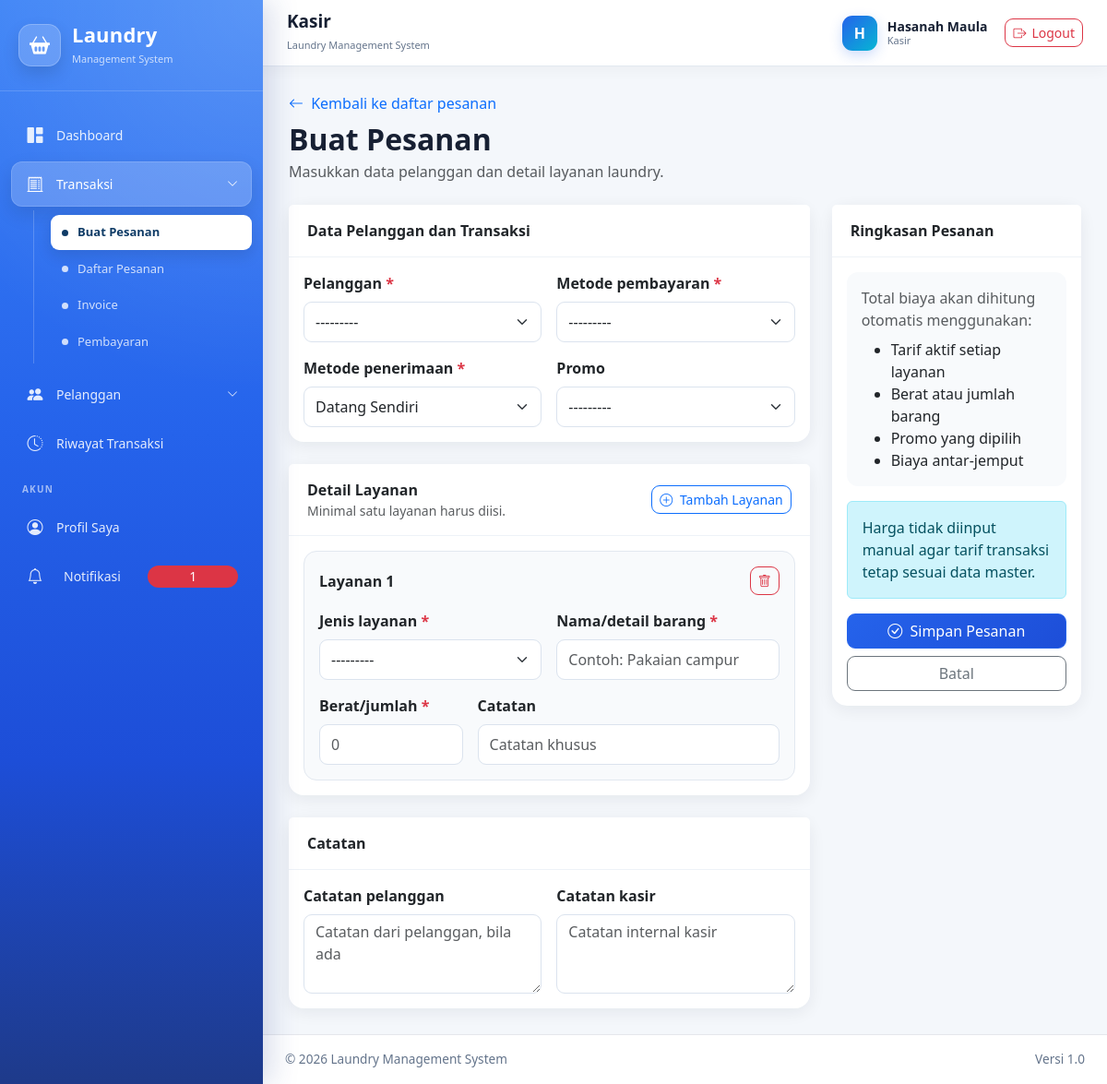
Screenshot of /kasir/pesanan/buat/ (signed in) with the database file from the repository.
### administrator/models.py (models this page shows, shortened)
class User(AbstractUser):
    class Role(models.TextChoices):
        ADMINISTRATOR = "administrator", "Administrator"
        KASIR = "kasir", "Kasir"
        PETUGAS_LAUNDRY = "petugaslaundry", "Petugas Laundry"
        PELANGGAN = "pelanggan", "Pelanggan"
    role = models.CharField(
        max_length=30,
        choices=Role.choices,
        default=Role.PELANGGAN,
        db_index=True,
        verbose_name="Hak akses",
    )
    nomor_hp = models.CharField(
        max_length=20,
        unique=True,
        verbose_name="Nomor HP",
    )
    alamat = models.TextField(
        blank=True,
        verbose_name="Alamat",
    )
    foto = models.ImageField(
        upload_to="pengguna/foto/",
        blank=True,
        null=True,
        verbose_name="Foto",
    )
    is_verified = models.BooleanField(
        default=True,
        db_index=True,
        verbose_name="Terverifikasi",
        help_text="Akun pelanggan langsung aktif setelah registrasi.",
    )
    verified_at = models.DateTimeField(
        blank=True,
        null=True,
        verbose_name="Waktu verifikasi",
    )
    verified_by = models.ForeignKey(
        "self",
        on_delete=models.SET_NULL,
        blank=True,
        null=True,
        related_name="pengguna_diverifikasi",
        verbose_name="Diverifikasi oleh",
    )
    email = models.EmailField(
        unique=True,
        verbose_name="Email",
    )
    class Meta:
        verbose_name = "Pengguna"
        verbose_name_plural = "Data Pengguna"
        ordering = ["username"]
    def __str__(self):
        return f"{self.get_full_name() or self.username} - {self.get_role_display()}"
    def verifikasi(self, administrator):
        """
        Memverifikasi akun pelanggan.
        """
        self.is_verified = True
        self.is_active = True
        self.verified_at = timezone.now()
        self.verified_by = administrator
        self.save(
            update_fields=[
                "is_verified",
                "is_active",
                "verified_at",
                "verified_by",
            ]
        )

### kasir/views_pesanan.py (the view)
@kasir_required
def pesanan_create(request):
    pesanan_baru = Pesanan()
    if request.method == "POST":
        form = PesananKasirForm(
            request.POST,
            instance=pesanan_baru,
        )
        formset = DetailPesananFormSet(
            request.POST,
            instance=pesanan_baru,
            prefix="detail",
        )
        if form.is_valid() and formset.is_valid():
            try:
                with transaction.atomic():
                    pesanan = form.save(commit=False)
                    if request.user.role == User.Role.KASIR:
                        pesanan.kasir = request.user
                    else:
                        pesanan.kasir = None
                    pesanan.status = (
                        Pesanan.StatusPesanan.MENUNGGU_PEMERIKSAAN
                    )
                    pesanan.status_pembayaran = (
                        Pesanan.StatusPembayaran.BELUM_DIBAYAR
                    )
                    area = pesanan.area_layanan
                    jenis = pesanan.jenis_pengantaran
                    biaya_antar_jemput = Decimal("0.00")
                    if area:
                        if jenis == Pesanan.JenisPengantaran.JEMPUT:
                            biaya_antar_jemput = area.biaya_jemput
                        elif jenis == Pesanan.JenisPengantaran.ANTAR:
                            biaya_antar_jemput = area.biaya_antar
                        elif jenis == Pesanan.JenisPengantaran.ANTAR_JEMPUT:
                            biaya_antar_jemput = (
                                area.biaya_antar
                                + area.biaya_jemput
                            )
                    pesanan.biaya_antar_jemput = (
                        biaya_antar_jemput
                    )
                    pesanan.save()
                    detail_instances = formset.save(
                        commit=False
                    )
                    for detail in detail_instances:
                        layanan = detail.layanan
                        tarif = layanan.tarif_aktif
                        if tarif is None:
                            raise ValueError(
                                f"Layanan {layanan.nama} "
                                "tidak memiliki tarif aktif."
                            )
                        detail.pesanan = pesanan
                        detail.satuan = layanan.satuan
                        detail.harga_satuan = tarif.harga
                        detail.subtotal = (
                            detail.jumlah
                            * detail.harga_satuan
                        )
                        detail.save()
                    for detail_dihapus in (
                        formset.deleted_objects
                    ):
                        detail_dihapus.delete()
                    pesanan.hitung_total(simpan=True)
                    messages.success(
                        request,
                        (
                            f"Pesanan {pesanan.kode_pesanan} "
                            "berhasil dibuat."
                        ),
                    )
                    return redirect(
                        "kasir:pesanan_detail",
                        pk=pesanan.pk,
                    )
            except ValueError as error:
                form.add_error(
                    None,
                    str(error),
                )
    else:
        form = PesananKasirForm(
            instance=pesanan_baru,
        )
        formset = DetailPesananFormSet(
            instance=pesanan_baru,
            prefix="detail",
        )
    context = {
        "form": form,
        "formset": formset,
    }
    return render(
        request,
        "kasir/pesanan/form.html",
        context,
    )

### templates/kasir/pesanan/form.html (shortened to what this page needs)
{% extends "base.html" %}
{% block content %}
<div class="d-flex flex-wrap justify-content-between align-items-center gap-3 mb-4">
    <div>
        <a
            href="{% url 'kasir:pesanan_list' %}"
            class="text-decoration-none"
        >
            <i class="bi bi-arrow-left me-1"></i>
            Kembali ke daftar pesanan
        </a>
        <h2 class="fw-bold mt-2 mb-1">
            Buat Pesanan
        </h2>
        <p class="text-muted mb-0">
            Masukkan data pelanggan dan detail layanan laundry.
        </p>
    </div>
</div>
<form method="post" id="pesananForm">
    <div class="row g-4">
        <div class="col-xl-8">
            <div class="card form-card mb-4">
                <div class="card-header">
                    <strong>Data Pelanggan dan Transaksi</strong>
                </div>
                <div class="card-body">
                    <div class="row g-3">
                        <div class="col-md-6">
                            <label
                                for="{{ form.pelanggan.id_for_label }}"
                                class="form-label required-label"
                            >
                                Pelanggan
                            </label>
                            {{ form.pelanggan }}
                        </div>
                        <div class="col-md-6">
                            <label
                                for="{{ form.metode_pembayaran.id_for_label }}"
                                class="form-label required-label"
                            >
                                Metode pembayaran
                            </label>
                            {{ form.metode_pembayaran }}
                        </div>
                        <div class="col-md-6">
                            <label
                                for="{{ form.jenis_pengantaran.id_for_label }}"
                                class="form-label required-label"
                            >
                                Metode penerimaan
                            </label>
                            {{ form.jenis_pengantaran }}
                        </div>
                        <div class="col-md-6">
                            <label
                                for="{{ form.promo.id_for_label }}"
                                class="form-label"
                            >
                                Promo
                            </label>
                            {{ form.promo }}
                        </div>
                    </div>
                </div>
            </div>
            <div class="card form-card mb-4">
                <div class="card-header d-flex justify-content-between align-items-center">
                    <div>
                        <strong>Detail Layanan</strong>
                        <small class="text-muted d-block">
                            Minimal satu layanan harus diisi.
                        </small>
                    </div>
                    <button
                        type="button"
                        class="btn btn-sm btn-outline-primary"
                        id="addDetailButton"
                    >
                        <i class="bi bi-plus-circle me-1"></i>
                        Tambah Layanan
                    </button>
                </div>
                <div class="card-body">
                    <div id="detailForms">
                        {% for detail_form in formset %}
                            <div
                                class="detail-row"
                                data-form-index="{{ forloop.counter0 }}"
                            >
                                <div class="d-flex justify-content-between align-items-center mb-3">
                                    <strong>
                                        Layanan
                                        <span class="detail-number">
                                            {{ forloop.counter }}
                                        </span>
                                    </strong>
                                    <button
                                        type="button"
                                        class="btn btn-sm btn-outline-danger remove-detail-button"
                                    >
                                        <i class="bi bi-trash"></i>
                                    </button>
                                </div>
                                <div class="row g-3">
                                    <div class="col-md-6">
                                        <label class="form-label required-label">
                                            Jenis layanan
                                        </label>
                                        {{ detail_form.layanan }}
                                    </div>
                                    <div class="col-md-6">
                                        <label class="form-label required-label">
                                            Nama/detail barang
                                        </label>
                                        {{ detail_form.nama_barang }}
                                    </div>
                                    <div class="col-md-4">
                                        <label class="form-label required-label">
                                            Berat/jumlah
                                        </label>
                                        {{ detail_form.jumlah }}
                                    </div>
                                    <div class="col-md-8">
                                        <label class="form-label">
                                            Catatan
                                        </label>
                                        {{ detail_form.catatan }}
                                    </div>
                                </div>
                            </div>
                        {% endfor %}
                    </div>
                </div>
            </div>
            <div class="card form-card">
                <div class="card-header">
                    <strong>Catatan</strong>
                </div>
                <div class="card-body">
                    <div class="row g-3">
                        <div class="col-md-6">
                            <label
                                for="{{ form.catatan_pelanggan.id_for_label }}"
                                class="form-label"
                            >
                                Catatan pelanggan
                            </label>
                            {{ form.catatan_pelanggan }}
                        </div>
                        <div class="col-md-6">
                            <label
                                for="{{ form.catatan_kasir.id_for_label }}"
                                class="form-label"
                            >
                                Catatan kasir
                            </label>
                            {{ form.catatan_kasir }}
                        </div>
                    </div>
                </div>
            </div>
        </div>
        <div class="col-xl-4">
            <div class="sticky-summary">
                <div class="card form-card">
                    <div class="card-header">
                        <strong>Ringkasan Pesanan</strong>
                    </div>
                    <div class="card-body">
                        <div class="summary-box mb-3">
                            <p class="text-muted mb-2">
                                Total biaya akan dihitung otomatis menggunakan:
                            </p>
                            <ul class="mb-0">
                                <li>Tarif aktif setiap layanan</li>
                                <li>Berat atau jumlah barang</li>
                                <li>Promo yang dipilih</li>
                                <li>Biaya antar-jemput</li>
                            </ul>
                        </div>
                        <div class="alert alert-info">
                            Harga tidak diinput manual agar tarif transaksi tetap sesuai data master.
                        </div>
                        <button
                            type="submit"
                            class="btn btn-primary w-100 mb-2"
                        >
                            <i class="bi bi-check-circle me-1"></i>
                            Simpan Pesanan
                        </button>
                        <a
                            href="{% url 'kasir:pesanan_list' %}"
                            class="btn btn-outline-secondary w-100"
                        >
                            Batal
                        </a>
                    </div>
                </div>
            </div>
        </div>
    </div>
</form>
{% endblock %}

### templates/includes/navbar.html (shortened to what this page needs)
<nav class="top-navbar">
    <div class="navbar-left">
        <div>
            <h5 class="navbar-title">
                {% if request.user.role == "administrator" %}
                    Administrator
                {% elif request.user.role == "kasir" %}
                    Kasir
                {% elif request.user.role == "petugaslaundry" %}
                    Petugas Laundry
                {% elif request.user.role == "pelanggan" %}
                    Pelanggan
                {% else %}
                    Laundry Management System
                {% endif %}
            </h5>
            <small class="navbar-subtitle">
                Laundry Management System
            </small>
        </div>
    </div>
    <div class="navbar-user">
        <div class="user-avatar">
            {{ request.user.username|first|upper }}
        </div>
        <div class="user-info">
            <span class="user-name">
                {{ request.user.get_full_name|default:request.user.username }}
            </span>
            <small>
                {{ request.user.get_role_display }}
            </small>
        </div>
        <a
            href="{% url 'logout' %}"
            class="btn btn-outline-danger btn-sm logout-button"
            title="Logout"
        >
            <i class="bi bi-box-arrow-right"></i>
            <span>Logout</span>
        </a>
    </div>
</nav>

### rows the page displays
User: user.username|first "H", user.get_full_name "Hasanah Maula", user.role "Kasir"

### other values shown
{{ jumlah_notifikasi_belum_dibaca }} "1"
